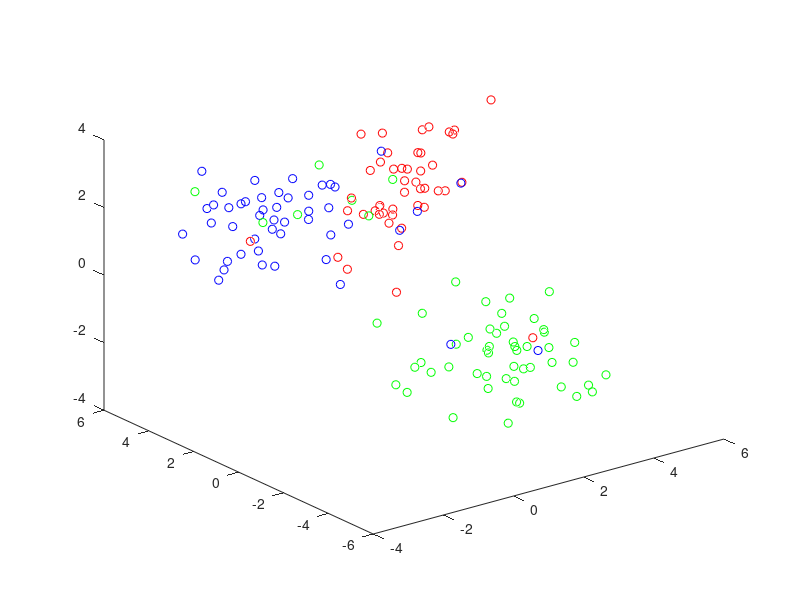

The MATLAB script that drew this image:
%% Memplot data menggunakan grafik

clear;
clc;
close all;

% Load data dan membedakan data berdasarkan kelasnya
dataTrain = csvread('data_train_PNN.csv');
dataTrain_sort = sortrows(dataTrain,4);
class0 = dataTrain_sort(1:46,:);
class1 = dataTrain_sort(47:94,:);
class2 = dataTrain_sort(95:150,:);

% Memplot grafik berdasarkan kelasnya
plot3(class0(:,1),class0(:,2),class0(:,3),'ro');
hold on;
plot3(class1(:,1),class1(:,2),class1(:,3),'bo');
hold on;
plot3(class2(:,1),class2(:,2),class2(:,3),'go');

%% Membangun fungsi utama probabilistik

% Menggunakan data Train
train = dataTrain(1:100,:);
valid = dataTrain(101:150,:);
train_sort = sortrows(train, 4);

% Memisahkan data train sesuai dengan kelasnya
jumlahAtribut = size(train,2)-1;
data_kelas = train(:,jumlahAtribut+1);
data_train = train(:,1:jumlahAtribut);
data_train0 = data_train(find(data_kelas==0),:);
data_train1 = data_train(find(data_kelas==1),:);
data_train2 = data_train(find(data_kelas==2),:);

% Smoothing parameter
s = 1;

% hitung g(x)
for i = 1:size(valid)
    % Perhitungan f(x) pada kelas 0
    for j = 1:size(data_train0)
        kelas0(i,1) = exp(-(((valid(i,1)-data_train0(j,1))^2 + (valid(i,2)-data_train0(j,2))^2 + (valid(i,3)-data_train0(j,3))^2) / 2*s^2));
        f(i,1) = sum(kelas0(i,1))/size(data_train0,1);
    end
    
    % Perhitungan f(x) pada kelas 1
    for l = 1:size(data_train1)
        kelas1(i,1) = exp(-(((valid(i,1)-data_train1(l,1))^2 + (valid(i,2)-data_train1(l,2))^2 + (valid(i,3)-data_train1(l,3))^2) / 2*s^2));
        f(i,2) = sum(kelas1(i,1))/size(data_train1,1);
    end
    
    % Perhitungan f(x) pada kelas 2
    for n = 1:size(data_train2)
        kelas2(i,1) = exp(-(((valid(i,1)-data_train2(n,1))^2 + (valid(i,2)-data_train2(n,2))^2 + (valid(i,3)-data_train2(n,3))^2) / 2*s^2));
        f(i,3) = sum(kelas2(i,1))/size(data_train2,1);
    end
    
    % Memindahkan kelas pada data validasi ke matrix f(x)
    f(i,4) = valid(i,4);
    
    % Mencari nilai maksimum pada setiap baris matrix f(x)
    for k = 1:size(f)
        max_f(k,1) = max(f(k,1:3));
        if (find(max_f(k,1) == f(k,1:3)) == 1)
            klasifikasi(k,1) = 0;
        elseif (find(max_f(k,1) == f(k,1:3)) == 2)
            klasifikasi(k,1) = 1;
        elseif (find(max_f(k,1) == f(k,1:3)) == 3)
            klasifikasi(k,1) = 2;
        end
    end
    
    % Menghitung akurasi pada model yang dibuat
end